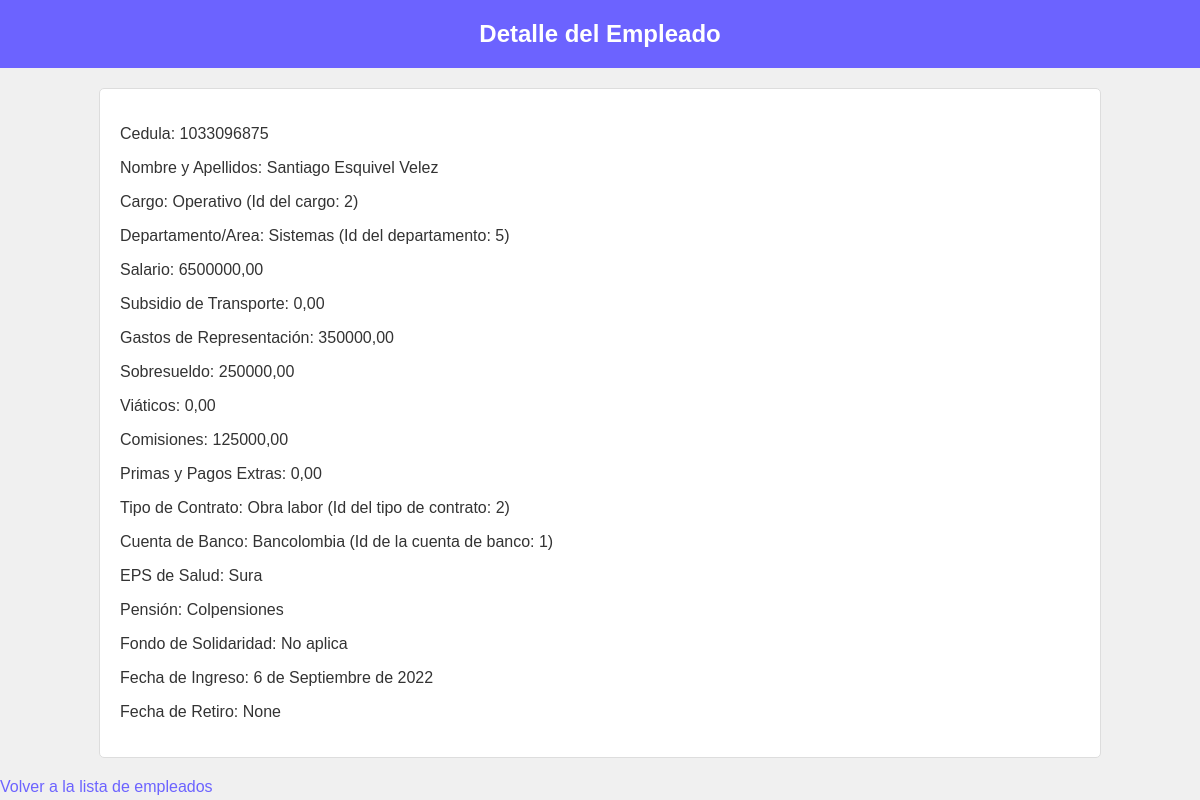
The page /detalle_personal/1033096875/ on the database its author committed.
### Modulos/GestionN/models.py (models this page shows, shortened)
class Personal(models.Model):
    id_Cedula = models.CharField(max_length=20, primary_key=True)
    Nombre_Apellidos = models.CharField(max_length=100)
    Cargo_Empl = models.ForeignKey(Cargo, on_delete=models.CASCADE)
    Dpto_Area = models.ForeignKey(Departamento, on_delete=models.CASCADE)
    Salario = models.DecimalField(max_digits=12, decimal_places=2)
    Sub_Tpte = models.DecimalField(max_digits=12, decimal_places=2)
    Gastos_Rep = models.DecimalField(max_digits=12, decimal_places=2)
    Sobresueldo = models.DecimalField(max_digits=12, decimal_places=2)
    Viáticos = models.DecimalField(max_digits=12, decimal_places=2)
    Comisiones = models.DecimalField(max_digits=12, decimal_places=2)
    Primas_Pago_Extras = models.DecimalField(max_digits=12, decimal_places=2)
    Tipo_Contr = models.ForeignKey(Tipo_Contrato, on_delete=models.CASCADE)
    Cta_Banco = models.ForeignKey(Cuenta_Banco, on_delete=models.CASCADE)
    Eps_Salud = models.CharField(max_length=100)
    Pensión = models.CharField(max_length=100)
    Fdo_Sol = models.CharField(max_length=100)
    Fecha_Ingreso = models.DateField()
    Fecha_Retiro = models.DateField(null = True, blank = True)

class Cargo(models.Model):
    id_Cargo = models.CharField(max_length=10, primary_key=True)
    Nombre = models.CharField(max_length=100)
    def __str__(self):
        txt = "{0} (Id del cargo: {1})"
        return txt.format(self.Nombre, self.id_Cargo)

class Departamento(models.Model):
    id_Dpto = models.CharField(max_length=10, primary_key=True)
    Nombre = models.CharField(max_length=100)
    def __str__(self):
        txt = "{0} (Id del departamento: {1})"
        return txt.format(self.Nombre, self.id_Dpto)

class Tipo_Contrato(models.Model):
    id_TipoContrato = models.CharField(max_length=10, primary_key=True)
    Nombre = models.CharField(max_length=100)
    def __str__(self):
        txt = "{0} (Id del tipo de contrato: {1})"
        return txt.format(self.Nombre, self.id_TipoContrato)

class Cuenta_Banco(models.Model):
    id_CuentaBanco = models.CharField(max_length=10, primary_key=True)
    Nombre = models.CharField(max_length=100)
    def __str__(self):
        txt = "{0} (Id de la cuenta de banco: {1})"
        return txt.format(self.Nombre, self.id_CuentaBanco)

### Modulos/GestionN/views.py (the view)
# urls.py: path('detalle_personal/<int:id_Cedula>/', views.detail_personal, name='detalle_personal'),
def detail_personal(request, id_Cedula):
    personal = get_object_or_404(Personal, id_Cedula=id_Cedula)
    return render(request, 'detalle_personal.html', {'personal': personal})

### Modulos/GestionN/templates/detalle_personal.html (shortened to what this page needs)
<!DOCTYPE html>
<html>
  <head>
  </head>
  <body>
    <h2>Detalle del Empleado</h2>
    <div class="detail">
      <p>Cedula: {{ personal.id_Cedula }}</p>
      <p>Nombre y Apellidos: {{ personal.Nombre_Apellidos }}</p>
      <p>Cargo: {{ personal.Cargo_Empl }}</p>
      <p>Departamento/Area: {{ personal.Dpto_Area }}</p>
      <p>Salario: {{ personal.Salario }}</p>
      <p>Subsidio de Transporte: {{ personal.Sub_Tpte }}</p>
      <p>Gastos de Representación: {{ personal.Gastos_Rep }}</p>
      <p>Sobresueldo: {{ personal.Sobresueldo }}</p>
      <p>Viáticos: {{ personal.Viáticos }}</p>
      <p>Comisiones: {{ personal.Comisiones }}</p>
      <p>Primas y Pagos Extras: {{ personal.Primas_Pago_Extras }}</p>
      <p>Tipo de Contrato: {{ personal.Tipo_Contr }}</p>
      <p>Cuenta de Banco: {{ personal.Cta_Banco }}</p>
      <p>EPS de Salud: {{ personal.Eps_Salud }}</p>
      <p>Pensión: {{ personal.Pensión }}</p>
      <p>Fondo de Solidaridad: {{ personal.Fdo_Sol }}</p>
      <p>Fecha de Ingreso: {{ personal.Fecha_Ingreso }}</p>
      <p>Fecha de Retiro: {{ personal.Fecha_Retiro }}</p>
    </div>
    <a href="{% url 'personal' %}">Volver a la lista de empleados</a>
  </body>
</html>

### Modulos/GestionN/templates/detalle_personal.html (style rules this page uses)
body { font-family: Arial, sans-serif; background-color: #f0f0f0; color: #333; margin: 0; padding: 0; }
h2 { background-color: #6c63ff; color: #fff; padding: 20px 0; text-align: center; margin: 0; }
.detail { width: 80%; margin: 20px auto; background-color: #fff; border: 1px solid #ddd; padding: 20px; border-radius: 5px; }
a { color: #6c63ff; text-decoration: none; }

### rows shown on the page
Personal: id_Cedula "1033096875", Nombre_Apellidos "Santiago Esquivel Velez", Cargo_Empl "Operativo (Id del cargo: 2)", Dpto_Area "Sistemas (Id del departamento: 5)", Salario "6500000,00", Sub_Tpte "0,00", Gastos_Rep "350000,00", Sobresueldo "250000,00", Viáticos "0,00", Comisiones "125000,00", Primas_Pago_Extras "0,00", Tipo_Contr "Obra labor (Id del tipo de contrato: 2)", Cta_Banco "Bancolombia (Id de la cuenta de banco: 1)", Eps_Salud "Sura", Pensión "Colpensiones", Fdo_Sol "No aplica", Fecha_Ingreso "6 de Septiembre de 2022", Fecha_Retiro "None"
